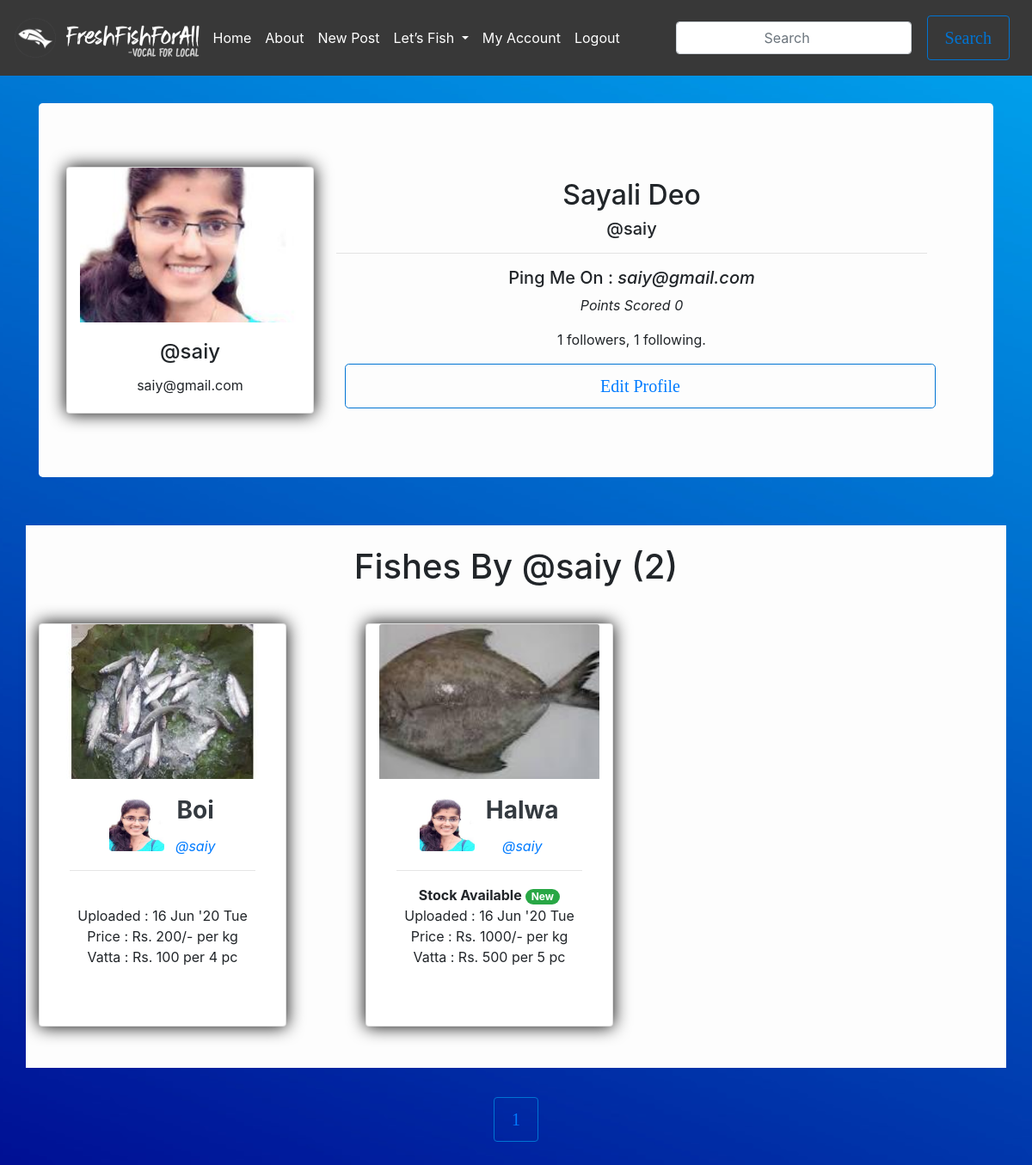
/user/saiy (signed in), run on an earlier commit of the app's database.
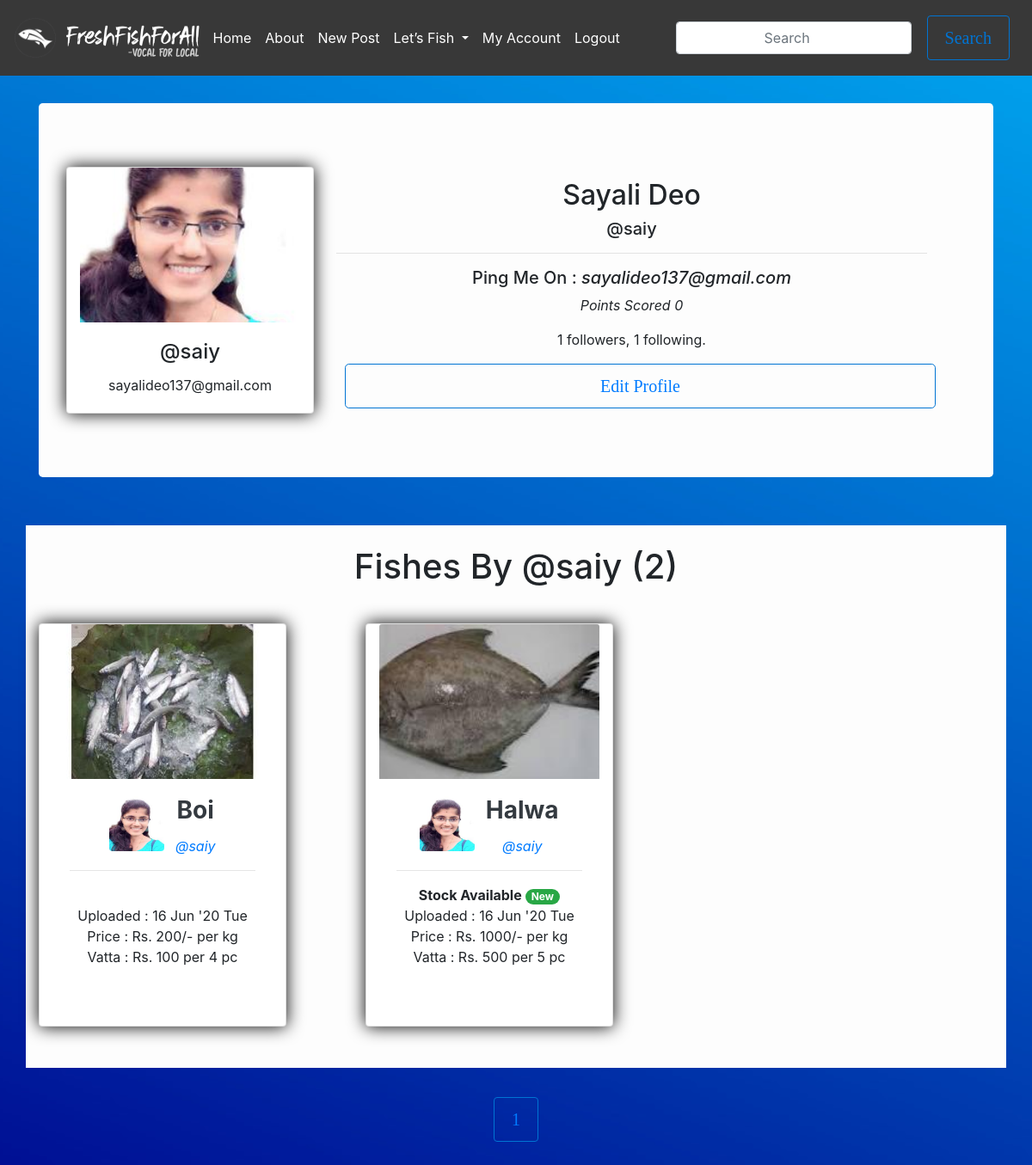
And on a later commit of the database.
### flaskblog/models.py (models this page shows, shortened)
class User(db.Model, UserMixin):
    id            = db.Column(db.Integer, primary_key = True)
    username      = db.Column(db.String(20), unique=True, nullable=False)
    fullname      = db.Column(db.String(60))
    email         = db.Column(db.String(20), unique=True)
    address       = db.Column(db.String(120))
    image_file    = db.Column(db.String(20), nullable=False, default='default.jpg')
    password      = db.Column(db.String(60), nullable=False)
    points        = db.Column(db.Integer)
    posts         = db.relationship('Post', backref='post_author', lazy=True)
    fishes        = db.relationship('Fish', backref='fish_seller', lazy='dynamic')
    mycarousel    = db.relationship('Mycarousel', backref='author', lazy='dynamic')
    followed = db.relationship(
        'User', secondary=followers,
        primaryjoin=(followers.c.follower_id == id),
        secondaryjoin=(followers.c.followed_id == id),
        backref=db.backref('followers', lazy='dynamic'), lazy='dynamic')

class Fish(db.Model):
    id          = db.Column(db.Integer, primary_key = True)
    name        = db.Column(db.String(20), nullable=False)
    upload_date = db.Column(db.DateTime, index=True, nullable=False, default=datetime.utcnow)
    image_file  = db.Column(db.String(20), nullable=False)
    price       = db.Column(db.Integer, nullable=False)
    unit        = db.Column(db.String(20), nullable=False) # kg,g
    size        = db.Column(db.String(20), nullable=False) #Small, Medium, Large
    pc_vatta    = db.Column(db.Integer)
    price_vatta = db.Column(db.Integer)
    isAvailable = db.Column(db.Boolean, nullable=False, default=False)
    orders      = db.relationship('Order', secondary=ords, backref=db.backref('fishes'), lazy='dynamic')
    seller_id   = db.Column(db.Integer, db.ForeignKey('user.id'), nullable=False)

### flaskblog/routes.py (the view)
@app.route('/user/<string:username>')
@login_required
def user_popup(username):
    form = EmptyForm()
    page = request.args.get('page', 1, type=int)
    user = User.query.filter_by(username=username).first_or_404()
    data = Fish.query.filter_by(fish_seller=user).order_by(Fish.upload_date.desc()).paginate(page=page, per_page=12)
    return render_template('user.html', user=user, form=form, data=data)

### flaskblog/forms.py
class EmptyForm(FlaskForm):
    submit = SubmitField('Submit')

### flaskblog/models.py (called while the page is built)
@login_manager.user_loader
def load_user(user_id):
    return User.query.get(int(user_id))

### flaskblog/templates/user.html (shortened to what this page needs)
{% extends "layout.html" %}
{% block content %}
<br><br>
<div class="container ">
  <div class="jumbotron bg">
    <div class="row">
      <div class="col-sm-3 col-md-3 col-lg-3" >
          <div class="card shadey" style="width: 18rem;">
              <img class="card-img-top" src="{{ url_for('static', filename='profile_pics/' + user.image_file) }}" alt="Myself">
              <div class="card-body">
                <h4 class="card-title">@{{ user.username }}</h4>
                <p class="card-text">{{ user.email }}</p>
              </div>
          </div>
      </div>
      <div class="col-sm-9 col-md-9 col-lg-9" >
        <div class="container">
          <div class="container">
            <div class="container">
              <br>
              <h2> {{ user.fullname }} </h2>
              <h5> @{{ user.username }}</h5>
              <hr>
              <h5>Ping Me On : <i> {{user.email}} </i></h5>
                  <p> <i> Points Scored {{ user.points }}</i> </p>
                  <p>{{ user.followers.count() }} followers, {{ user.followed.count() }} following.</p>
                  {% if user == current_user %}
                      <p><a href="{{ url_for('account') }}" class="btn btn-outline-primary btn-lg btn-block">Edit Profile</a></p>
                  {% endif %}
            </div>
          </div>
        </div>
      </div>
    </div>
  </div>
</div>
<br>
<div class="container bg"><br>
    <h1>Fishes By @{{user.username}} ({{data.total}})</h1><br>
    <div class="row">
      {% for d in data.items %}
      <div class="col-lg-4">
        <div class="card shadey" style="width: 18rem;">
            <img class="card-img-top img-fluid" src="{{ url_for('static', filename='fish_pics/' + d.image_file) }}" alt="Card image cap" >
            <div class="card-body">
              <div style="display:inline-block; vertical-align:top " >
                <img src="{{ url_for('static', filename='profile_pics/' + d.fish_seller.image_file) }}" alt="64x64" class="mr-2 rounded" style="width: 64px; height: 64px;" data-holder-rendered="true">
              </div>
              <div style="display:inline-block">
                    <h3><strong class="d-block text-dark card-title">{{ d.name }}</strong></h3>
                <a href="{{ url_for('user_popup', username=user.username)}}"><i>@{{ d.fish_seller.username }}</i></a>
              </div>
              <hr>
              {% if d.isAvailable %}
                    <b>Stock Available <a href="#" class="badge badge-pill badge-success"> New</a></b> <br>
              {% else %}
                  <br>
              {% endif %}
              Uploaded : {{d.upload_date.strftime("%d") }} {{d.upload_date.strftime("%b") }} '{{ d.upload_date.strftime("%y")}} {{ d.upload_date.strftime("%a")}} <br>
              Price    : Rs. {{ d.price }}/- per {{ d.unit }} <br>
              Vatta    : Rs. {{d.price_vatta}} per {{d.pc_vatta}} pc <br>
              {% if current_user == d.fish_seller %}
                <br><br>
              {% else %}
                <a href="{{ url_for('new_order', buyername=current_user.username, sellername=d.fish_seller.username, fish=d.id)}}" class="btn btn-outline-primary btn-lg btn-block">Order Now</a>
              {% endif %}
            </div>
          </div><br>
      </div>
      {% endfor %}
    </div>
    <br>
</div>
<br>
{% for page_num in data.iter_pages(left_edge=1, right_edge=1, left_current=1, right_current=2) %}
      {% if page_num %}
        {% if data.page == page_num %}
          <a class='btn btn-outline-primary mb-4' href="{{url_for('all_fish', page=page_num)}}">{{page_num}}</a>
        {% else %}
          <a class='btn btn-outline-primary mb-4' href="{{url_for('all_fish', page=page_num)}}">{{page_num}}</a>
        {% endif %}
      {% endif %}
    {% endfor %}
{% endblock content %}

### flaskblog/templates/layout.html (shortened to what this page needs)
<!DOCTYPE html>
<html lang="en">
<head>
    <link rel="stylesheet" href="https://cdnjs.cloudflare.com/ajax/libs/font-awesome/4.7.0/css/font-awesome.min.css">
    <link rel="stylesheet" href="https://stackpath.bootstrapcdn.com/bootstrap/4.4.1/css/bootstrap.min.css">
    <link rel="stylesheet" href="{{ url_for('static', filename='main.css') }}" type="text/css">
</head>
<body style="background-image: url('/static/bg.png')">
    <header class="site-header">
      <nav class="navbar navbar-expand-lg navbar-custom fixed-top">
            <img src="{{ url_for('static', filename='icon.jpeg')}}" height="50" width="50" alt="">
            <a href="/"> &nbsp; <img src="{{ url_for('static', filename='name.png')}}" height="50" width="160" alt="">&nbsp;</a>
        <div class="collapse navbar-collapse" id="navbarTogglerDemo01">
            <ul class="navbar-nav mr-auto mt-2 mt-lg-0">
                <li class="nav-item ">
                  <a class="nav-link text-white" href="{{ url_for('home') }}">Home <span class="sr-only">(current)</span></a>
                </li>
                <li class="nav-item " >
                    <a class="nav-link text-white" href="{{ url_for('about') }}">About <span class="sr-only">(current)</span></a>
                </li>
                {% if current_user.is_authenticated %}
                <li class="nav-item " >
                    <a class="nav-link text-white" href="{{ url_for('new_post') }}">New Post <span class="sr-only">(current)</span></a>
                </li>
                <li class="nav-item dropdown">
                    <a class="nav-link text-white dropdown-toggle" href="#" id="navbarDropdown" role="button" data-toggle="dropdown" aria-haspopup="true" aria-expanded="false">
                      Let’s Fish
                    </a>
                  </li>
                <li class="nav-item " >
                    <a class="nav-link text-white" href="{{ url_for('user_popup',username=current_user.username) }}">My Account <span class="sr-only">(current)</span></a>
                </li>
                <li class="nav-item " >
                    <a class="nav-link text-white" href="{{ url_for('logout') }}">Logout <span class="sr-only">(current)</span></a>
                </li>
                {% endif %}
            </ul>
            <form class="form-inline my-2 my-lg-0">
                <input class="form-control mr-sm-2" type="search" placeholder="Search" aria-label="Search">
                <button class="btn btn1" type="submit">Search</button>
              </form>
        </div>
    </nav>
    </header>
    <br><br><br>
    {% block content %}{% endblock %}
</body>
</html>

### flaskblog/static/main.css (style rules this page uses)
* { margin:0; padding:0; box-sizing: border-box; text-align: center; clear:left; }
body { justify-content: center; align-items: center; text-align: center; min-height: 100vh; clear:left; }
.navbar { background-color: #383838; }
nav { position: relative; display: flex; }
nav a { position: relative; color: #000; text-decoration: none; }
.navbar-custom { background-color: #383838; }
.card-img-top { width: 100%; height: 15vw; object-fit: cover; }
.shadey { margin-top: 10px; box-shadow: 0 0 20px black; padding:0 15px 0 15px; }
.bg { background-color: rgb(253, 253, 253) ; }
body { margin:0;height:2000px; }
.btn { border : 1px solid#0074d3; background: none; padding: 10px 20px; font-size: 20px; font-family: "montserrat"; cursor: pointer; margin: 10px; transition: 0.5s; position: relative; overflow:hidden; }
.btn1 { color: #0074d3; }
.btn::before { content:""; position: absolute; left: 0; width: 100%; height: 0%; background: #0074d3; z-index: -1; transition: 0.5s; }
.btn1::before { bottom:0; border-radius: 50% 50% 0 0; }

What changed in the data, as far as the page shows it:
changed User "saiy": email "saiy@gmail.com" → "sayalideo137@gmail.com"
